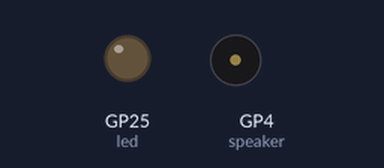
A program run on a simulated Raspberry Pi Pico running MicroPython. Shown: output pins drawn as LEDs (lit = HIGH), buzzer (waves = sounding). At 45.4 s the program stops and its outputs stay as they are.

Above: at 0.1 s.
At 9.9 s:
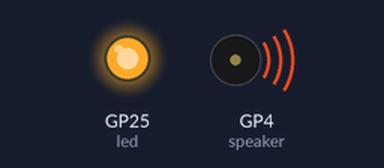
At 20.2 s:
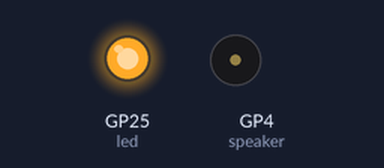
At 38.5 s:
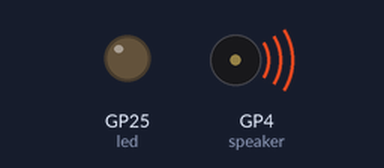
Timing chart, 0 to 40.0 s (numbered marks = the images above):
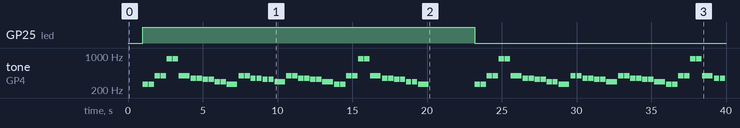

Measured:
- by itself, GP25 (led): LOW → HIGH at 1.0 s, → LOW 22.2 s later
- by itself, tone on GP4 (speaker): plays 262 Hz for 0.36 s, 262 Hz for 0.36 s, 392 Hz for 0.36 s, 392 Hz for 0.36 s, 880 Hz for 0.36 s, 880 Hz for 0.36 s … (79 notes in this stretch)

The program:

buzzer_play_twinke_little_star.py
```python
from time import sleep
from picozero import Speaker, LED

led = LED(25)
speaker = Speaker(4)

BEAT = 0.4

melodies = [
    ['c4', BEAT ], ['c4', BEAT ], ['g4', BEAT ], ['g4', BEAT ], ['a5', BEAT ], ['a5', BEAT ], ['g4', BEAT*2 ],
    ['f4', BEAT ], ['f4', BEAT ], ['e4', BEAT ], ['e4', BEAT ], ['d4', BEAT ], ['d4', BEAT ], ['c4', BEAT*2 ],

    ['g4', BEAT ], ['g4', BEAT ], ['f4', BEAT ], ['f4', BEAT ], ['e4', BEAT ], ['e4', BEAT ], ['d4', BEAT*2 ],
    ['g4', BEAT ], ['g4', BEAT ], ['f4', BEAT ], ['f4', BEAT ], ['e4', BEAT ], ['e4', BEAT ], ['d4', BEAT*2 ],

    ['c4', BEAT ], ['c4', BEAT ], ['g4', BEAT ], ['g4', BEAT ], ['a5', BEAT ], ['a5', BEAT ], ['g4', BEAT*2 ],
    ['f4', BEAT ], ['f4', BEAT ], ['e4', BEAT ], ['e4', BEAT ], ['d4', BEAT ], ['d4', BEAT ], ['c4', BEAT*2 ],
]

sleep( 1 )

try :
    for _ in range( 2 ) :
        led.toggle()
        speaker.play( melodies )
        sleep( 3 )
    pass
except :
    pass
finally:
    led.off()
pass
```
